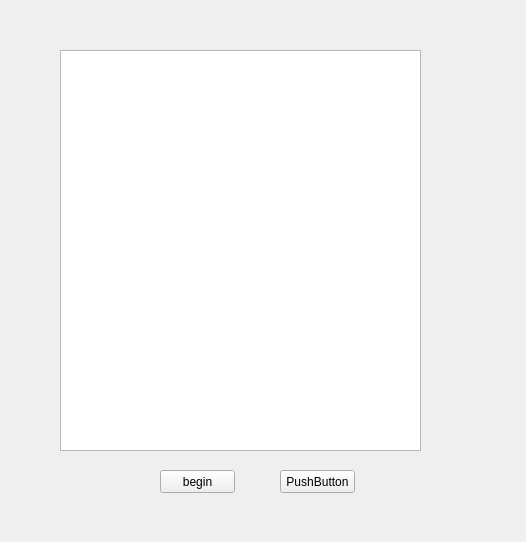
<?xml version="1.0" encoding="UTF-8"?>
<ui version="4.0">
 <class>Widget</class>
 <widget class="QWidget" name="Widget">
  <property name="geometry">
   <rect>
    <x>0</x>
    <y>0</y>
    <width>526</width>
    <height>542</height>
   </rect>
  </property>
  <property name="windowTitle">
   <string>Widget</string>
  </property>
  <widget class="QTextBrowser" name="textBrowser">
   <property name="geometry">
    <rect>
     <x>60</x>
     <y>50</y>
     <width>361</width>
     <height>401</height>
    </rect>
   </property>
  </widget>
  <widget class="QPushButton" name="pushButton">
   <property name="geometry">
    <rect>
     <x>160</x>
     <y>470</y>
     <width>75</width>
     <height>23</height>
    </rect>
   </property>
   <property name="text">
    <string>begin</string>
   </property>
  </widget>
  <widget class="QPushButton" name="pushButton_2">
   <property name="geometry">
    <rect>
     <x>280</x>
     <y>470</y>
     <width>75</width>
     <height>23</height>
    </rect>
   </property>
   <property name="text">
    <string>PushButton</string>
   </property>
  </widget>
 </widget>
 <layoutdefault spacing="6" margin="11"/>
 <resources/>
 <connections/>
</ui>
